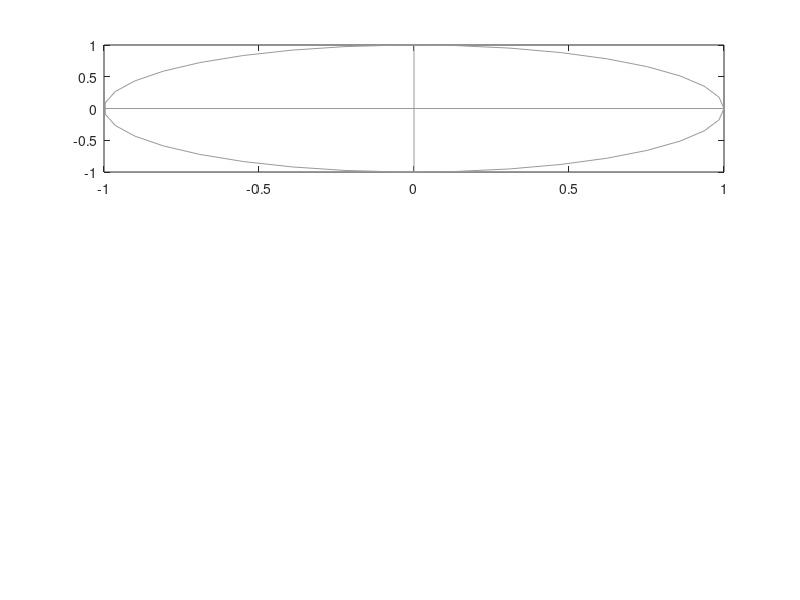

MATLAB code to generate this figure: (Note: this script raises an error after producing the figure.)
%CN02.m

% Phase Diagrams for a Resistor, capcitor and Inductor
% Rotation of the phasors for current and voltage
% The animation can be saved as an animated gif
% ***  Uses the function arrow.m  ***

% Ian Cooper
% School of Physics, University of Sydney
% email: ian.cooper@sydney.edu.au
% ../mphome.htm
% 180119

clear all
close all
clc
  
   N = 36;
   A = linspace(0,2*pi,N);   % arotation angle
   
% Save animation flagA = 0 (no save) or 1 (save)  [default flagA = 0]
   flagA = 0;
% File Name
   ag_name = 'ag_CN02.gif';
%  Delay in seconds before displaying the next image  
    delay = 0.10;  
%  Frame counter start
    nt = 1;

% ======================================================================
%   GRAPHICS
% ======================================================================
f1 = figure(1);
   FS = 14;
   pos = [0.07 0.07 0.27 0.70];
   set(gcf,'Units','normalized');
   set(gcf,'Position',pos);
   set(gcf,'color','w'); 

   for c = 1:N
       subplot(3,1,1)
       phi = 0;
       axis off
       tm ='Resistor';
       xP = cos(A); yP = sin(A);
       plot(xP,yP,'color',[0.6 0.6 0.6],'linewidth',0.5);
       hold on
       xP = [-1 1]; yP = [0 0];
       plot(xP,yP,'color',[0.6 0.6 0.6],'linewidth',0.5);
       xP = [0 0]; yP = [-1 1];
       plot(xP,yP,'color',[0.6 0.6 0.6],'linewidth',0.5);
       
       arrow([0,0], [cos(A(c)),sin(A(c))],'Width',5, 'EdgeColor',[1 0 0], ...
           'FaceColor',[1 0 0],'TipAngle',20,'length',25);
       arrow([0,0], [0.7*cos(A(c)+phi),0.7*sin(A(c)+phi)],'Width',5, 'EdgeColor',[0 0 1], ...
           'FaceColor',[0 0 1],'TipAngle',30,'length',20)
       
       set(gca,'xLim',[-1 1]);
       set(gca,'yLim',[-1 1]);
       axis square
       hold off
       h_text = text(-0.3,1.2,tm);
       set(h_text,'color',[0 0 0],'fontsize',14);
       set(gca,'visible','off')
    
     
       
       subplot(3,1,2)
       phi = -pi/2; tm ='Capacitor';
       xP = cos(A); yP = sin(A);
       plot(xP,yP,'color',[0.6 0.6 0.6],'linewidth',0.5);
       hold on
       xP = [-1 1]; yP = [0 0];
       plot(xP,yP,'color',[0.6 0.6 0.6],'linewidth',0.5);
       xP = [0 0]; yP = [-1 1];
       plot(xP,yP,'color',[0.6 0.6 0.6],'linewidth',0.5);
       
       arrow([0,0], [cos(A(c)),sin(A(c))],'Width',5, 'EdgeColor',[1 0 0], ...
           'FaceColor',[1 0 0],'TipAngle',20,'length',25);
       arrow([0,0], [0.7*cos(A(c)+phi),0.7*sin(A(c)+phi)],'Width',5, 'EdgeColor',[0 0 1], ...
           'FaceColor',[0 0 1],'TipAngle',30,'length',20);
       
       set(gca,'xLim',[-1 1]);
       set(gca,'yLim',[-1 1]);
       axis square
       hold off
       h_text = text(-0.3,1.2,tm);
       set(h_text,'color',[0 0 0],'fontsize',14);
       set(gca,'visible','off')
       
        subplot(3,1,3)
       phi = pi/2; tm ='Inductor';
       xP = cos(A); yP = sin(A);
       plot(xP,yP,'color',[0.6 0.6 0.6],'linewidth',0.5);
       hold on
       xP = [-1 1]; yP = [0 0];
       plot(xP,yP,'color',[0.6 0.6 0.6],'linewidth',0.5);
       xP = [0 0]; yP = [-1 1];
       plot(xP,yP,'color',[0.6 0.6 0.6],'linewidth',0.5);
       
       arrow([0,0], [cos(A(c)),sin(A(c))],'Width',5, 'EdgeColor',[1 0 0], ...
           'FaceColor',[1 0 0],'TipAngle',20,'length',25);
       arrow([0,0], [0.7*cos(A(c)+phi),0.7*sin(A(c)+phi)],'Width',5, 'EdgeColor',[0 0 1], ...
           'FaceColor',[0 0 1],'TipAngle',30,'length',20)
       
%        xP = [0 cos(A(c))]; yP = [0 sin(A(c))];
%        plot(xP,yP,'r','linewidth',4);
%        xP = [0 0.7*cos(A(c) + phi)]; yP = [0 0.7*sin(A(c) + phi)];
%        plot(xP,yP,'b','linewidth',4);
%        
       set(gca,'xLim',[-1 1]);
       set(gca,'yLim',[-1 1]);
       axis square
       axis on
       h_text = text(-0.8,-1.5,'Current');
       set(h_text,'color',[1 0 0],'fontsize',14);
       h_text = text(0.2,-1.5,'Voltage');
       set(h_text,'color',[0 0 1],'fontsize',14);
       h_text = text(-0.3,1.2,tm);
       set(h_text,'color',[0 0 0],'fontsize',14);
       hold off
       set(gca,'visible','off')
       
       pause(0.001);
       
   if flagA == 1
       frame = getframe(f1);
       im = frame2im(frame);
       [imind,cm] = rgb2ind(im,256);
%  On the first loop, create the file. In subsequent loops, append.
     if nt == 1
        imwrite(imind,cm,ag_name,'gif','DelayTime',delay,'loopcount',inf);
     else
        imwrite(imind,cm,ag_name,'gif','DelayTime',delay,'writemode','append');
     end
        nt = nt+1;
   end
    end
